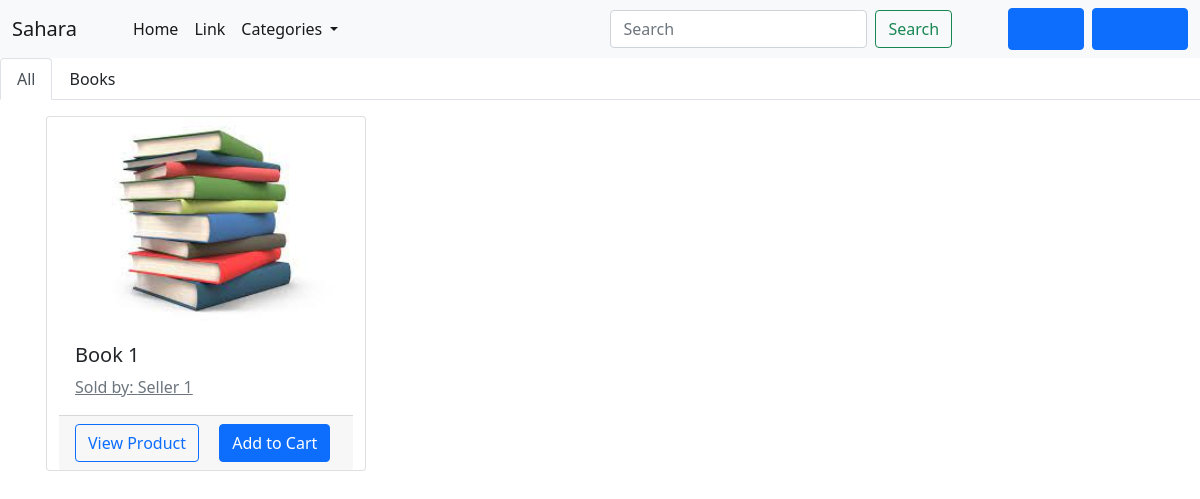
The app's page /, older data.
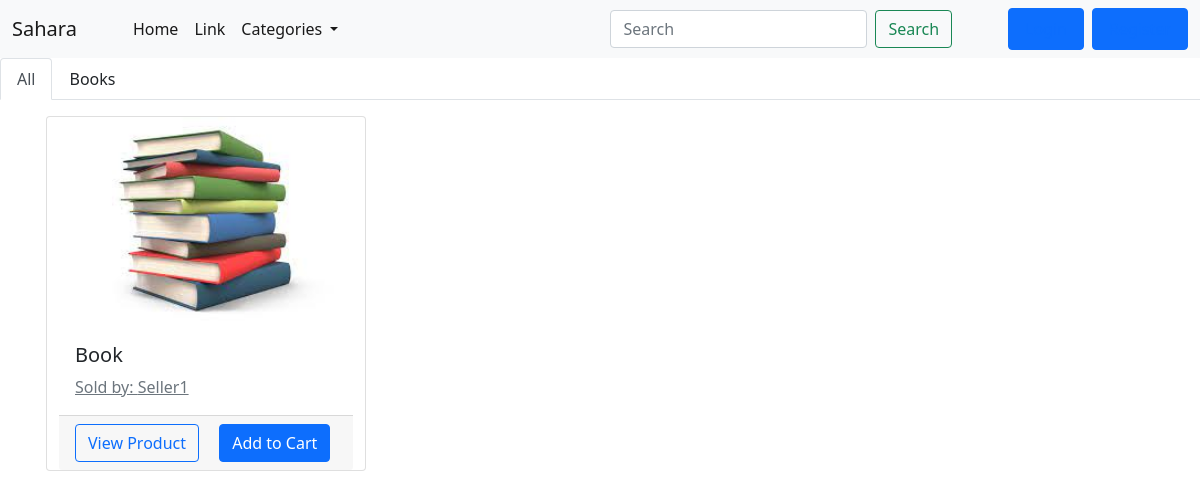
The same page, newer data.
### core/models.py (models this page shows)
class Product(models.Model):
    seller = models.CharField(max_length=255)
    date_posted = models.DateTimeField(auto_now_add=True)
    title = models.CharField(max_length=255)
    content = models.TextField(blank=True, null=True)
    img = models.ImageField(default = "default.png", upload_to = "product_imgs/", blank=True, null=True)

### core/views.py (the view)
# urls.py: path('', home_view, name = "app-home"),
def home_view(request):
    try:
        just_logged_out = request.session.get('just_logged_out',False)
    except:
        just_logged_out = False
    profile = User.objects.filter(username = request.user.username).first()
    return render(request, 'core/home.html', context = {"prods": prods, "just_logged_out": just_logged_out})

### core/templates/core/home.html (shortened to what this page needs)
{% extends "core/base.html" %}
{% block nav %}
  <ul class="nav nav-tabs">
    <li class="nav-item">
      <a class="nav-link active" href="#">All</a>
    </li>
    <li class="nav-item">
      <a class="nav-link" style="text-decoration: none; color: inherit;" href="#">Books</a>
    </li>
{% endblock %}
{% block content %}
    {% for prod in prods %}
    <div class="card mr-3" style="top:1rem; left: 1rem; width: 20rem; margin-right: 0.5rem; ">
        <a href="#">
            <img src="{{ prod.img.url }}" class="card-img-top" alt="Product image">
        </a>
        <div class="card-body">
            <a style="text-decoration: none; color:inherit" href="#">
                <h5 class="card-title">{{ prod.title }}</h5>
            </a>
            <a class="card-subtitle text-muted" href="#">Sold by: {{ prod.seller }}</a>
        </div>
        <div class='card-footer'>
            <a href="#" class="card-link btn btn-outline-primary">View Product</a>
            <a href="#" class="card-link btn btn-primary">Add to Cart</a>
        </div>
      </div>
    {% endfor %}
{% endblock content %}

### core/templates/core/base.html (shortened to what this page needs)
{% load static %}
<!DOCTYPE html>
<html lang="en">
<head>
    <link href="https://cdn.jsdelivr.net/npm/bootstrap@5.0.0-beta3/dist/css/bootstrap.min.css" rel="stylesheet">
</head>
<body>
    <header class = "site-header">
        <nav class="navbar navbar-expand-lg navbar-light bg-light">
            <div class="container-fluid">
              <a class="navbar-brand" href="{% url 'app-home' %}">Sahara</a>
              <div class="collapse navbar-collapse" id="navbarSupportedContent">
                <ul class="navbar-nav me-auto mb-2 mb-lg-0" style="position: relative; margin-left: 2rem;">
                  <li class="nav-item">
                    <a class="nav-link active" aria-current="page" href="{% url 'app-home' %}">Home</a>
                  </li>
                  <li class="nav-item">
                    <a class="nav-link active" href="#">Link</a>
                  </li>
                  <li class="nav-item dropdown">
                    <a class="nav-link active dropdown-toggle" href="#" id="navbarDropdown" role="button" data-bs-toggle="dropdown" aria-expanded="false">
                      Categories
                    </a>
                  </li>
                  <li class="nav-item">
                    <a class="nav-link disabled" href="#" tabindex="-1" aria-disabled="true">{{user.profile.user_type}}</a>
                  </li>
                </ul>
                  <form class="d-flex text-center" style="margin-right: 3em;">
                    <input class="form-control me-2" type="search" placeholder="Search" aria-label="Search">
                    <button class="nav-item btn btn-outline-success" type="submit">Search</button>
                  </form>
                  {% if not user.is_authenticated %}
                      <a class = "nav-item nav-link btn btn-primary d-flex" style="float: right; margin-left: 0.5rem;" href="/login">Login</a>
                      <a class = "nav-item nav-link btn btn-primary d-flex" style="float: right; margin-left: 0.5rem;" href="/register">Register</a>
                {% endif %}
              </div>
            </div>
          </nav>
          {% block nav %}
          {% endblock %}
    </header>
    <main role="main" class="container">
      <div class="row">
          {% block content %}{% endblock %}
        </div>
    </main>
</body>
</html>

Row changes from the older to the newer data that the page shows:
removed Product: img (picture), title "Book 1", seller "Seller 1"
added Product: img (picture), title "Book", seller "Seller1"
